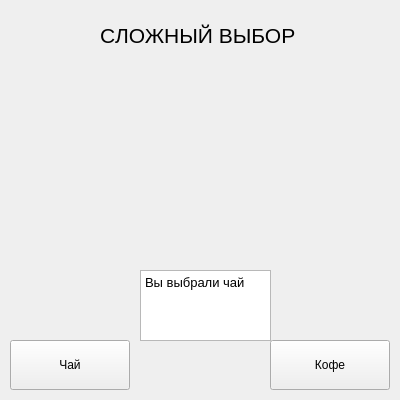
<?xml version="1.0" encoding="UTF-8"?>
<ui version="4.0">
 <class>Form</class>
 <widget class="QWidget" name="Form">
  <property name="geometry">
   <rect>
    <x>0</x>
    <y>0</y>
    <width>400</width>
    <height>400</height>
   </rect>
  </property>
  <property name="windowTitle">
   <string>Form</string>
  </property>
  <widget class="QPushButton" name="ButtonTea">
   <property name="geometry">
    <rect>
     <x>10</x>
     <y>340</y>
     <width>120</width>
     <height>50</height>
    </rect>
   </property>
   <property name="text">
    <string>Чай</string>
   </property>
  </widget>
  <widget class="QPushButton" name="ButtonCoffe">
   <property name="geometry">
    <rect>
     <x>270</x>
     <y>340</y>
     <width>120</width>
     <height>50</height>
    </rect>
   </property>
   <property name="text">
    <string>Кофе</string>
   </property>
  </widget>
  <widget class="QTextEdit" name="CoffeText">
   <property name="geometry">
    <rect>
     <x>140</x>
     <y>270</y>
     <width>131</width>
     <height>71</height>
    </rect>
   </property>
   <property name="html">
    <string>&lt;!DOCTYPE HTML PUBLIC &quot;-//W3C//DTD HTML 4.0//EN&quot; &quot;http://www.w3.org/TR/REC-html40/strict.dtd&quot;&gt;
&lt;html&gt;&lt;head&gt;&lt;meta name=&quot;qrichtext&quot; content=&quot;1&quot; /&gt;&lt;style type=&quot;text/css&quot;&gt;
p, li { white-space: pre-wrap; }
&lt;/style&gt;&lt;/head&gt;&lt;body style=&quot; font-family:'MS Shell Dlg 2'; font-size:8.25pt; font-weight:400; font-style:normal;&quot;&gt;
&lt;p style=&quot; margin-top:0px; margin-bottom:0px; margin-left:0px; margin-right:0px; -qt-block-indent:0; text-indent:0px;&quot;&gt;&lt;span style=&quot; font-size:10pt;&quot;&gt;Вы выбрали кофе&lt;/span&gt;&lt;/p&gt;&lt;/body&gt;&lt;/html&gt;</string>
   </property>
  </widget>
  <widget class="QTextEdit" name="TeaText">
   <property name="geometry">
    <rect>
     <x>140</x>
     <y>270</y>
     <width>131</width>
     <height>71</height>
    </rect>
   </property>
   <property name="html">
    <string>&lt;!DOCTYPE HTML PUBLIC &quot;-//W3C//DTD HTML 4.0//EN&quot; &quot;http://www.w3.org/TR/REC-html40/strict.dtd&quot;&gt;
&lt;html&gt;&lt;head&gt;&lt;meta name=&quot;qrichtext&quot; content=&quot;1&quot; /&gt;&lt;style type=&quot;text/css&quot;&gt;
p, li { white-space: pre-wrap; }
&lt;/style&gt;&lt;/head&gt;&lt;body style=&quot; font-family:'MS Shell Dlg 2'; font-size:8.25pt; font-weight:400; font-style:normal;&quot;&gt;
&lt;p style=&quot; margin-top:0px; margin-bottom:0px; margin-left:0px; margin-right:0px; -qt-block-indent:0; text-indent:0px;&quot;&gt;&lt;span style=&quot; font-size:10pt;&quot;&gt;Вы выбрали чай&lt;/span&gt;&lt;/p&gt;&lt;/body&gt;&lt;/html&gt;</string>
   </property>
  </widget>
  <widget class="QLabel" name="label_3">
   <property name="geometry">
    <rect>
     <x>100</x>
     <y>10</y>
     <width>221</width>
     <height>51</height>
    </rect>
   </property>
   <property name="font">
    <font>
     <pointsize>16</pointsize>
    </font>
   </property>
   <property name="autoFillBackground">
    <bool>false</bool>
   </property>
   <property name="text">
    <string>CЛОЖНЫЙ ВЫБОР</string>
   </property>
  </widget>
  <widget class="QLabel" name="label">
   <property name="geometry">
    <rect>
     <x>90</x>
     <y>60</y>
     <width>251</width>
     <height>181</height>
    </rect>
   </property>
   <property name="text">
    <string/>
   </property>
   <property name="pixmap">
    <pixmap>../../Desktop/1.jpg</pixmap>
   </property>
  </widget>
 </widget>
 <resources/>
 <connections/>
</ui>
